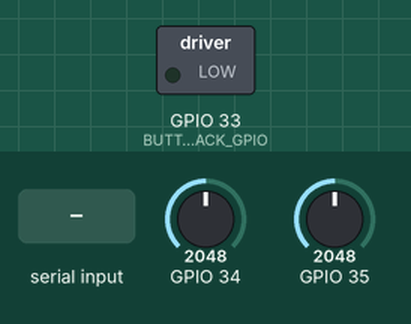
A sketch run on a simulated ESP32. Shown: switched loads named in the sketch (green lamp = pin HIGH). The test bench sets the inputs (shaded band); at power-on: GPIO 34 = 2048, GPIO 35 = 2048. Pins used as bus, display or sensor lines are not drawn; what the sketch prints to the serial monitor is not drawn.

Above: at 1.2 s.
1.3 s: "START\n" received over Serial
2.9 s: "TRIGGER\n" received over Serial
Timing chart, 0 to 5.9 s (numbered marks = the images above; inputs shaded):
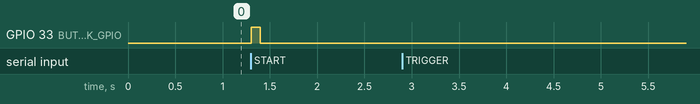

The sketch:

hamstermatrix.ino
```cpp
#include <Arduino.h>

#include "button.h"
#include "triggers.h"
#include "voltage.h"


constexpr static const uint8_t MOTOR_FORWARD_GPI = 34; // (ADC1-6) - измерение напряжения на моторе "вперед" (motor left)
constexpr static const uint8_t MOTOR_BACKWARD_GPI = 35; // (ADC1-7) - измерение напряжения на моторе "назад" (motor right)
constexpr static const uint8_t TRIGGER_LEFT_GPIO = 25;
constexpr static const uint8_t TRIGGER_RIGHT_GPIO = 26;
constexpr static const uint8_t BUTTON_BACK_GPIO = 33; // кнопка на спине

static hamstermatrix::Button BackButton(BUTTON_BACK_GPIO);
static hamstermatrix::Triggers Triggers(TRIGGER_LEFT_GPIO, TRIGGER_RIGHT_GPIO);
static hamstermatrix::Voltage MotorVoltage(MOTOR_FORWARD_GPI, MOTOR_BACKWARD_GPI);

static String UARTBuffer;


void processConsoleInput(void)
{
    int c = 0;

    while ((c = Serial.read()) > 0)
    {
        if (c != '\r' && c != '\n')
        {
            UARTBuffer += static_cast<char>(c);
            continue;
        }

        if (UARTBuffer.isEmpty())
            continue;

        String str(UARTBuffer);
        UARTBuffer.clear();

        if (str.startsWith("START"))
        {
            BackButton.click();
            MotorVoltage.start();
            return;
        }

        if (str.startsWith("STOP"))
        {
            // Если мотор стоит больше 10 секунд, значит хомяк уже выключился сам,
            // и нажимать кнопку не надо, а то опять включится
            if (MotorVoltage.sinceLastAction() < 10000)
                BackButton.click();

            MotorVoltage.stop();
            return;
        }

        if (str.startsWith("TRIGGER"))
        {
            Triggers.sendSequence(static_cast<uint8_t>(str.substring(8).toInt()));
            return;
        }

        if (str.startsWith("REVTRIGGER"))
        {
            Triggers.sendSequence(static_cast<uint8_t>(str.substring(11).toInt()), hamstermatrix::Triggers::REVERSE_MODE);
            return;
        }
    }

    /*
    if (Serial.available() <= 0)
        return;

    switch(Serial.read())
    {
    case '?':
        printHelp();
        break;

    case '1':
        BackButton.click();
        MotorVoltage.start();
        break;

    case '2':
        Triggers.sendSequence(BATH_CODE);
        break;

    case '3':
        Triggers.sendSequence(BATH_CODE, hamstermatrix::Triggers::REVERSE_MODE);
        break;

    case '4':
        Triggers.sendSequence(WHEEL_CODE);
        break;

    case '5':
        Triggers.sendSequence(WHEEL_CODE, hamstermatrix::Triggers::REVERSE_MODE);
        break;

    case '6':
        Triggers.sendSequence(DISCO_CODE);
        break;

    case '7':
        Triggers.sendSequence(DISCO_CODE, hamstermatrix::Triggers::REVERSE_MODE);
        break;

    case '8':
        Triggers.sendSequence(POOL_CODE);
        break;

    case '9':
        Triggers.sendSequence(POOL_CODE, hamstermatrix::Triggers::REVERSE_MODE);
        break;

    case '0':
        BackButton.click();
        MotorVoltage.stop();
        break;
    }
    */
}

void setup(void)
{
    Serial.begin(115200);
    Serial.flush();

//    printHelp();
    Serial.println("[[HMSTRMTRX]] READY");

    BackButton.setup();
    Triggers.setup();
    MotorVoltage.setup();
}

void loop(void)
{
    processConsoleInput();

    BackButton.work();
    Triggers.work();
    MotorVoltage.work();
}
```

button.cpp
```cpp
#include "button.h"


namespace hamstermatrix {


Button::Button(uint8_t pin, unsigned long holdTime)
    : m_pin(pin)
    , m_holdTime(holdTime)
{
}

void Button::setup(void)
{
    pinMode(m_pin, OUTPUT);
}

void Button::work(void)
{
    if (m_state == RELEASED)
        return;

    if ((millis() - m_pressTime) < m_holdTime)
        return;

    digitalWrite(m_pin, LOW);
    m_state = RELEASED;
}

void Button::click(void)
{
    digitalWrite(m_pin, HIGH);
    m_pressTime = millis();
    m_state = PRESSED;
}


} // hamstermatrix
```

button.h
```cpp
#ifndef HAMSTER_MATRIX_BUTTON_H
#define HAMSTER_MATRIX_BUTTON_H

#include <Arduino.h>


namespace hamstermatrix {


class Button {
public:
    Button(uint8_t pin, unsigned long holdTime = 100);

    void setup(void);
    void work(void);
    void click(void);

private:
    enum State
    {
        PRESSED,
        RELEASED
    };

    uint8_t m_pin;
    unsigned long m_holdTime;
    State m_state = RELEASED;
    unsigned long m_pressTime = 0;
};


} // namespace hamstermatrix

#endif // HAMSTER_MATRIX_BUTTON_H
```

triggers.cpp
```cpp
#include "triggers.h"


namespace hamstermatrix {


Triggers::Triggers(uint8_t pinLeft, uint8_t pinRight, unsigned long holdTime)
    : m_pinLeft(pinLeft)
    , m_pinRight(pinRight)
    , m_holdTime(holdTime)
{
}

void Triggers::setup(void)
{
    pinMode(m_pinLeft, OUTPUT);
    pinMode(m_pinRight, OUTPUT);
}

void Triggers::work(void)
{
    if (m_state == IDLE)
        return;

    if ((millis() - m_startTime) < m_holdTime)
        return;

    switch (m_state)
    {
    case BIT:
        startBlank(m_bitPosition >= (BITS_COUNT - 1));
        break;

    case BLANK:
        startNextBit();
        break;

    default:
        break;
    }
}

void Triggers::sendSequence(uint8_t seq, bool reverse)
{
    m_bitSequence = seq;
    m_reverseMode = reverse;
    m_bitPosition = -1;
    startNextBit();
}

void Triggers::startNextBit(void)
{
    ++m_bitPosition;

    uint8_t leftVal = 0;
    uint8_t rightVal = 0;

    if (m_reverseMode)
    {
        rightVal = HIGH;
        leftVal = (m_bitSequence & (1 << (BITS_COUNT - 1 - m_bitPosition))) ? HIGH : LOW;
    }
    else
    {
        leftVal = HIGH;
        rightVal = (m_bitSequence & (1 << m_bitPosition)) ? HIGH : LOW;
    }

    Serial.printf("[[HMSTRMTRX]] TRIGGERS %d %d\r\n", leftVal, rightVal);
    digitalWrite(m_pinLeft, leftVal);
    digitalWrite(m_pinRight, rightVal);

    m_startTime = millis();
    m_state = BIT;
}

void Triggers::startBlank(bool lastBlank)
{
    digitalWrite(m_pinLeft, LOW);
    digitalWrite(m_pinRight, LOW);

    m_startTime = millis();
    m_state = lastBlank ? IDLE : BLANK;
}

} // namespace hamstermatrix
```

triggers.h
```cpp
#ifndef HAMSTER_MATRIX_TRIGGERS_H
#define HAMSTER_MATRIX_TRIGGERS_H

#include <Arduino.h>


namespace hamstermatrix {


class Triggers {
public:
    constexpr static const bool REVERSE_MODE = true;

    Triggers(uint8_t pinLeft, uint8_t pinRight, unsigned long holdTime = 50);

    void setup(void);
    void work(void);
    void sendSequence(uint8_t seq, bool reverse = false);

private:
    enum State
    {
        IDLE,
        BIT,
        BLANK
    };

    uint8_t m_pinLeft;
    uint8_t m_pinRight;
    unsigned long m_holdTime;
    State m_state = IDLE;
    uint8_t m_bitSequence = 0;
    int m_bitPosition = -1;
    unsigned long m_startTime = 0;
    bool m_reverseMode = false;

    static constexpr const int BITS_COUNT = 6;

    void startNextBit(void);
    void startBlank(bool lastBlank);
};


} // namespace hamstermatrix

#endif // HAMSTER_MATRIX_TRIGGERS_H
```

voltage.cpp
```cpp
#include "voltage.h"


namespace hamstermatrix {


Voltage::Voltage(uint8_t pinForward, uint8_t pinBackward, unsigned long sleepTime)
    : m_pinForward(pinForward)
    , m_pinBackward(pinBackward)
    , m_sleepTime(sleepTime)
{
}

void Voltage::setup(void)
{
    pinMode(m_pinForward, INPUT);
    pinMode(m_pinBackward, INPUT);

    m_lastTime = millis();
    m_lastActiveTime = millis();
}

void Voltage::work(void)
{
    if (!m_active)
        return;

    if ((millis() - m_lastTime) < m_sleepTime)
        return;

    int motorVoltage = analogRead(m_pinForward) - analogRead(m_pinBackward);
    Serial.printf("[[HMSTRMTRX]] MOTOR %d\r\n", motorVoltage);
    m_lastTime = millis();

    if (motorVoltage != 0)
        m_lastActiveTime = m_lastTime;
}

void Voltage::start(void)
{
    m_active = true;
}

void Voltage::stop(void)
{
    m_active = false;
}

unsigned long Voltage::sinceLastAction(void)
{
    return millis() - m_lastActiveTime;
}

} // namespace hamstermatrix
```

voltage.h
```cpp
#ifndef HAMSTER_MATRIX_VOLTAGE_H
#define HAMSTER_MATRIX_VOLTAGE_H

#include <Arduino.h>


namespace hamstermatrix {


class Voltage
{
public:
    Voltage(uint8_t pinForward, uint8_t pinBackward, unsigned long sleepTime = 100);

    void setup(void);
    void work(void);
    void start(void);
    void stop(void);
    unsigned long sinceLastAction(void);

private:
    uint8_t m_pinForward;
    uint8_t m_pinBackward;
    unsigned long m_sleepTime;
    unsigned long m_lastTime = 0;
    unsigned long m_lastActiveTime = 0;
    bool m_active = false;
};


} // namespace hamstermatrix

#endif // HAMSTER_MATRIX_VOLTAGE_H
```

Measured:
- after the input at 1.3 s, GPIO 33 (BUTTON_BACK_GPIO): LOW → HIGH at once, → LOW 0.10 s later
- after the input at 2.9 s, every drawn part: stays the same
